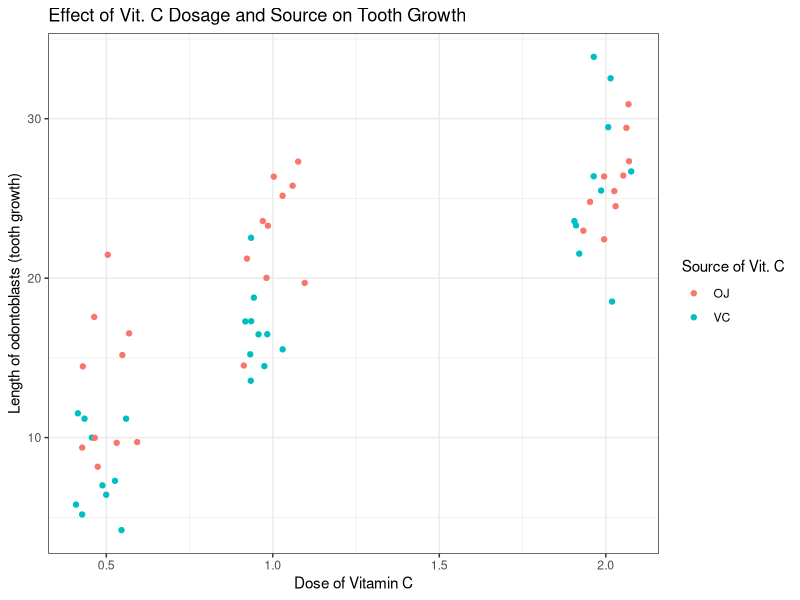

Write R code to recreate this figure.
## ---- chunk 1
x <- 1  # Note how I assign them to variables instead of just writing 1+2
y <- 2 
z <- x + y
z # By doing this, I can print out the output of z. Alternately, you can also do (z <- x+y). 
## ---- chunk 2
titanic <- data.frame(Titanic)
## ---- chunk 3
suppressMessages(library(tidyverse)) # This package contains functions we will use to answer this question
(child_adult <- titanic %>% # Pipe the data set into the function
  select(Age, Freq) %>% # Select the columns (variables) of interest
  group_by(Age) %>% # Group by Age
  summarize(freq = sum(Freq)))
## ---- chunk 4
(adult_male_female <- titanic %>% # Pipe the titanic data into the function
  filter(Age == "Adult") %>% # Filter the data to only Adult passengers
  group_by(Sex) %>% # Group Adult passengers by Sex
  summarize(n = sum(Freq))) # Summarize the frequency of each group
## ---- chunk 5
(survival <- titanic %>% 
    select(Age, Survived, Freq) %>% # To answer the question, select the relevant variables
    group_by(Age, Survived) %>% # Group by Age and Survived
    summarize(survival_by_category = sum(Freq)) %>% # Sum up the number of survivals by Age
    mutate(total_passengers_by_age = sum(survival_by_category)) %>% # Find the total under each Age group
    mutate(survival_rate = survival_by_category/total_passengers_by_age * 100)) # Determine survival rate by age
## ---- chunk 6
(survival <- titanic %>% 
    select(Class, Survived, Freq) %>% # To answer the question, select the relevant variables
    group_by(Class, Survived) %>% # Group by class and survival
    summarize(survival_by_category = sum(Freq)) %>% # Sum up the number of survivals by class
    mutate(total_passengers_by_class = sum(survival_by_category)) %>% # Find the total under each Age group
    mutate(survival_rate = survival_by_category/total_passengers_by_class * 100)) # Determine survival rate by class
## ---- chunk 7
pig_tooth_growth <- data.frame(read.table("guinea_pigs_tooth_growth.txt", header = TRUE)) # Assign the data to a variable "pig_tooth_growth"
## ---- chunk 8
str(pig_tooth_growth) # Provides different information about the data
## ---- chunk 9
pig_tooth_growth %>% # Pipe the data into the ggplot function
    ggplot(aes(dose, len, color = supp)) + # Map the variables to aesthetics
    geom_jitter(width = 0.1) + # A little jitter to avoid over-plotting
    theme_bw() + # Reduce the background
    labs(title = "Effect of Vit. C Dosage and Source on Tooth Growth",
          x = "Dose of Vitamin C",
          y = "Length of odontoblasts (tooth growth)",
          color = "Source of Vit. C") # Give informative labels to the plot
